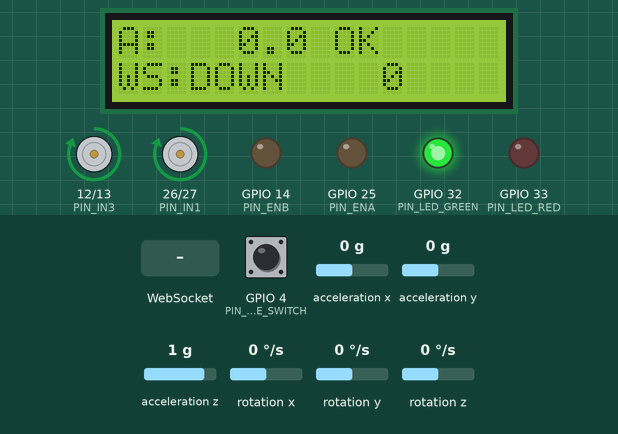
Recording of a program running on a simulated ESP32. Shown: 16×2 character LCD, motor-driver pin pairs drawn as motors (green arrow = first pin HIGH = forward, orange = second pin HIGH = backward, longer = more drive), output pins drawn as LEDs (lit = HIGH). Wiring (inferred from the names in the program): MPU-9250 motion sensor at I2C address 0x68. The test bench sets the inputs (shaded band); at power-on: acceleration x 0 g, rotation y 0 °/s, GPIO 4 (PIN_CALIBRATE_SWITCH) HIGH, acceleration y 0 g, acceleration z 1 g, rotation x 0 °/s, rotation z 0 °/s. WiFi joins after 1.5 s; servers stay silent unless stated; not simulated (calls return 0 or success): Secrets.h; names the files do not define were given values by the test bench: WS_PORT = 80; what the program prints to the serial monitor is not drawn.

Above: at 5.3 s.
5.4 s: acceleration x set to -1.4 g
At 6.28 s:
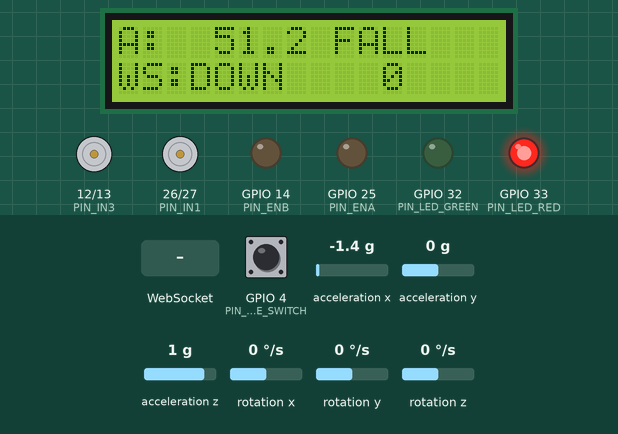
7.2 s: WebSocket text "pid_update" received
At 9.0 s:
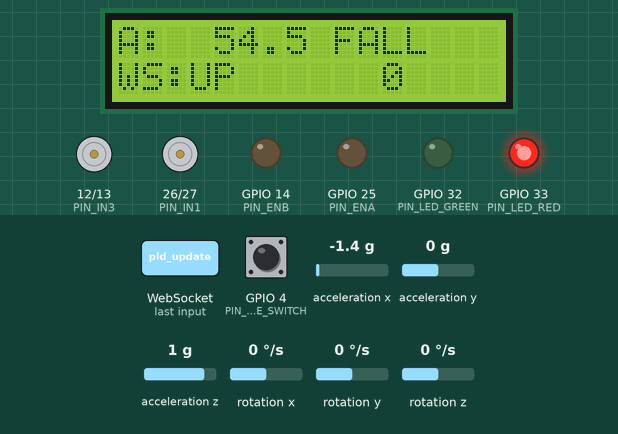
9.3 s: rotation y set to -102 °/s
At 9.69 s:
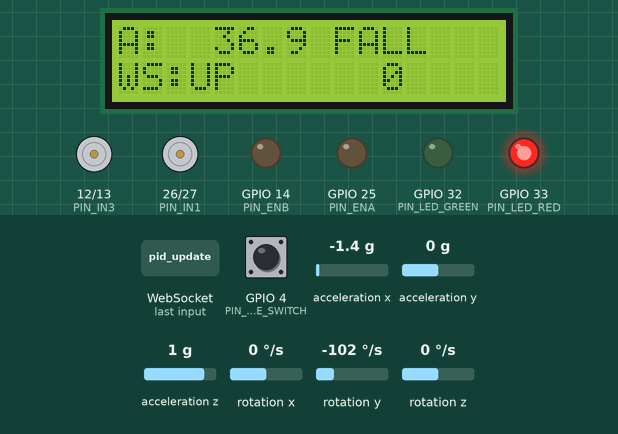
10.9 s: rotation y set to -109 °/s
At 13.0 s:
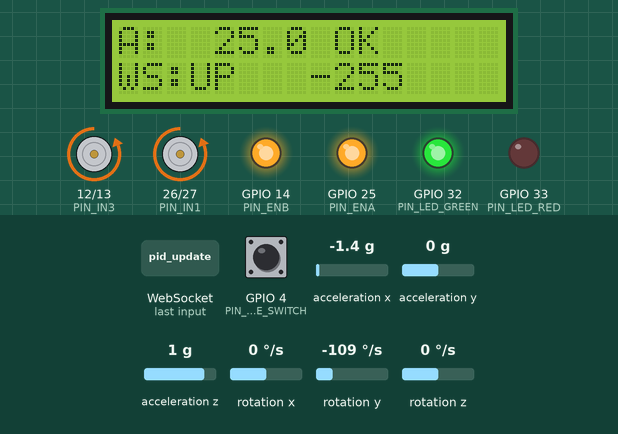
13.7 s: GPIO 4 (PIN_CALIBRATE_SWITCH) pulled LOW for 0.15 s
At 14.1 s:
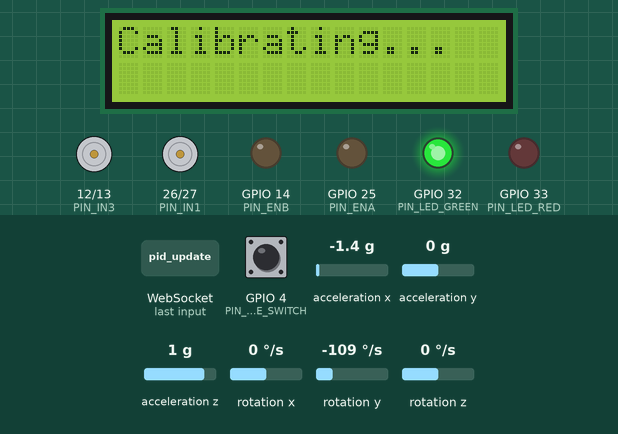
16.8 s: acceleration x set to -0.6 g
At 17.21 s:
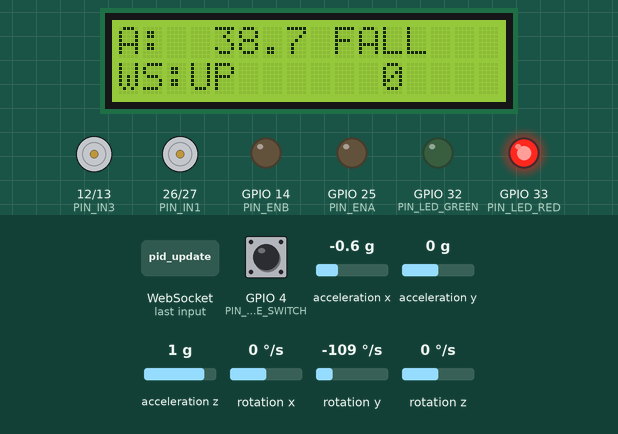
18.4 s: acceleration x set to -0.3 g
Timing chart, 0 to 21.0 s (numbered marks = the images above; inputs shaded):
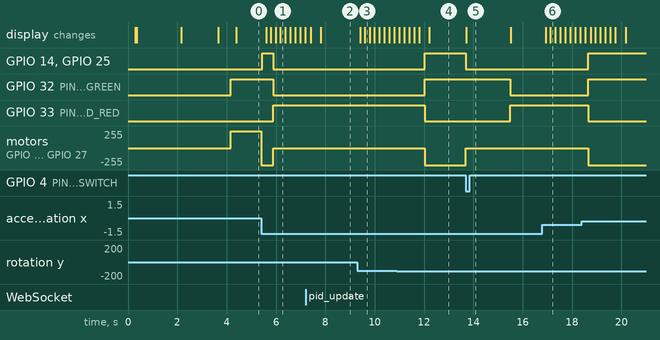

Measured:
- the behaviour switches between -108 and -109 °/s on rotation y (found by bisection; images 3 and 4)
- after the input at 5.4 s, GPIO 14 (PIN_ENB), GPIO 25 (PIN_ENA): LOW → HIGH at once, → LOW 0.45 s later
- after the input at 7.2 s, the display: first changes after 0.20 s (image 2 shows a later state)
- after the input at 9.3 s, the display: first changes after 0.11 s (image 3 shows a later state)
- after the input at 10.9 s, GPIO 14 (PIN_ENB), GPIO 25 (PIN_ENA): LOW → HIGH after 1.1 s
- after the input at 13.7 s, GPIO 14 (PIN_ENB), GPIO 25 (PIN_ENA): HIGH → LOW at once; GPIO 32 (PIN_LED_GREEN): HIGH → LOW after 1.8 s; GPIO 33 (PIN_LED_RED): LOW → HIGH after 1.8 s; motor on GPIO 12 (PIN_IN3) / GPIO 13 (PIN_IN4), motor on GPIO 26 (PIN_IN1) / GPIO 27 (PIN_IN2): backward 255/255 → stopped at once; the display: changes at once (image 5)
- after the input at 16.8 s, the display: first changes after 0.13 s (image 6 shows a later state)
- after the input at 18.4 s, GPIO 14 (PIN_ENB), GPIO 25 (PIN_ENA), GPIO 32 (PIN_LED_GREEN): LOW → HIGH after 0.26 s; GPIO 33 (PIN_LED_RED): HIGH → LOW after 0.26 s; motor on GPIO 12 (PIN_IN3) / GPIO 13 (PIN_IN4), motor on GPIO 26 (PIN_IN1) / GPIO 27 (PIN_IN2): stopped → backward 255/255 after 0.26 s

The program:

main.cpp
```cpp
#include <Arduino.h>
#include <WiFi.h>
#include <LiquidCrystal_I2C.h>

#include "Config.h"
#include "Secrets.h"
#include "IMU.h"
#include "MotorDriver.h"
#include "PIDController.h"
#include "WSClient.h"

IMU imu;
MotorDriver motors;
PIDController pid(PID_KP_DEFAULT, PID_KI_DEFAULT, PID_KD_DEFAULT, PID_OUTPUT_LIMIT);
WSClient ws;
LiquidCrystal_I2C lcd(LCD_I2C_ADDRESS, LCD_COLS, LCD_ROWS);

bool fallen = false;
unsigned long lastControlUs = 0;
unsigned long lastTelemetryMs = 0;
unsigned long lastLcdMs = 0;
unsigned long lastSwitchMs = 0;

const unsigned long CONTROL_PERIOD_US = 1000000UL / CONTROL_LOOP_HZ;

void connectWiFi() {
    WiFi.mode(WIFI_STA);
    WiFi.begin(WIFI_SSID, WIFI_PASSWORD);

    lcd.clear();
    lcd.setCursor(0, 0);
    lcd.print("Connecting WiFi");

    unsigned long start = millis();
    while (WiFi.status() != WL_CONNECTED && millis() - start < 15000) {
        delay(250);
        Serial.print(".");
    }

    lcd.clear();
    if (WiFi.status() == WL_CONNECTED) {
        Serial.println();
        Serial.print("WiFi connected, IP: ");
        Serial.println(WiFi.localIP());
        lcd.setCursor(0, 0);
        lcd.print("WiFi OK");
    } else {
        Serial.println("WiFi connect failed, continuing offline");
        lcd.setCursor(0, 0);
        lcd.print("WiFi FAILED");
    }
    delay(500);
}

void onPidUpdate(float kp, float ki, float kd) {
    pid.setGains(kp, ki, kd);
    Serial.printf("[PID] updated Kp=%.2f Ki=%.2f Kd=%.2f\n", kp, ki, kd);
}

void setup() {
    Serial.begin(115200);
    delay(200);

    pinMode(PIN_LED_GREEN, OUTPUT);
    pinMode(PIN_LED_RED, OUTPUT);
    pinMode(PIN_CALIBRATE_SWITCH, INPUT_PULLUP);

    lcd.init();
    lcd.backlight();
    lcd.setCursor(0, 0);
    lcd.print("Balancing Robot");
    lcd.setCursor(0, 1);
    lcd.print("Initializing...");

    if (!imu.begin()) {
        Serial.println("IMU init failed! Check wiring.");
        lcd.clear();
        lcd.print("IMU NOT FOUND");
        while (true) delay(1000);
    }

    lcd.setCursor(0, 1);
    lcd.print("Calibrating IMU");
    imu.calibrate();

    motors.begin();

    connectWiFi();
    ws.begin(WS_HOST, WS_PORT, WS_PATH);
    ws.onPidUpdate(onPidUpdate);

    pid.setSetpoint(0.0f);
    lastControlUs = micros();
    lastTelemetryMs = millis();
    lastLcdMs = millis();
}

void loop() {
    ws.loop();

    // Hold robot upright and press the switch to re-zero the angle.
    if (digitalRead(PIN_CALIBRATE_SWITCH) == LOW && millis() - lastSwitchMs > 500) {
        lastSwitchMs = millis();
        motors.stop();
        lcd.clear();
        lcd.setCursor(0, 0);
        lcd.print("Calibrating...");
        imu.calibrate();
        pid.reset();
        fallen = false;
    }

    unsigned long nowUs = micros();
    if (nowUs - lastControlUs < CONTROL_PERIOD_US) return;
    float dt = (nowUs - lastControlUs) / 1000000.0f;
    lastControlUs = nowUs;

    imu.update();
    float pitch = imu.getPitch();

    if (fabsf(pitch) > FALL_ANGLE_DEG) {
        fallen = true;
    } else if (fallen && fabsf(pitch) < FALL_ANGLE_DEG * 0.5f) {
        // Robot was picked back up and re-righted; resume automatically.
        fallen = false;
        pid.reset();
    }

    float output = 0.0f;
    if (fallen) {
        motors.stop();
        digitalWrite(PIN_LED_GREEN, LOW);
        digitalWrite(PIN_LED_RED, HIGH);
    } else {
        output = pid.compute(pitch, dt);
        int speed = (int)output;
        motors.setSpeed(speed, speed);
        digitalWrite(PIN_LED_GREEN, HIGH);
        digitalWrite(PIN_LED_RED, LOW);
    }

    unsigned long nowMs = millis();

    if (nowMs - lastTelemetryMs >= TELEMETRY_INTERVAL_MS) {
        lastTelemetryMs = nowMs;
        ws.sendTelemetry(pitch, output, pid.getKp(), pid.getKi(), pid.getKd(), nowMs);
    }

    if (nowMs - lastLcdMs >= LCD_UPDATE_INTERVAL_MS) {
        lastLcdMs = nowMs;
        lcd.setCursor(0, 0);
        lcd.printf("A:%6.1f %s   ", pitch, fallen ? "FALL" : "OK  ");
        lcd.setCursor(0, 1);
        lcd.printf("%s %4d", ws.isConnected() ? "WS:UP  " : "WS:DOWN", (int)output);
    }
}
```

IMU.cpp
```cpp
#include "IMU.h"
#include <Wire.h>
#include "Config.h"

void IMU::writeRegister(uint8_t reg, uint8_t value) {
    Wire.beginTransmission(I2C_ADDRESS);
    Wire.write(reg);
    Wire.write(value);
    Wire.endTransmission();
}

void IMU::readRaw(int16_t &ax, int16_t &ay, int16_t &az, int16_t &gx, int16_t &gy, int16_t &gz) {
    // ACCEL_XOUT_H (0x3B) .. GYRO_ZOUT_L (0x48): 14 contiguous bytes
    // (accel x/y/z, temp, gyro x/y/z), each a big-endian int16.
    Wire.beginTransmission(I2C_ADDRESS);
    Wire.write(0x3B);
    Wire.endTransmission(false);
    Wire.requestFrom((uint8_t)I2C_ADDRESS, (uint8_t)14, (uint8_t) true);

    ax = (Wire.read() << 8) | Wire.read();
    ay = (Wire.read() << 8) | Wire.read();
    az = (Wire.read() << 8) | Wire.read();
    Wire.read(); Wire.read(); // discard temperature
    gx = (Wire.read() << 8) | Wire.read();
    gy = (Wire.read() << 8) | Wire.read();
    gz = (Wire.read() << 8) | Wire.read();
}

bool IMU::begin() {
    Wire.begin(PIN_SDA, PIN_SCL);
    Wire.setClock(400000);

    writeRegister(0x6B, 0x00); // PWR_MGMT_1: wake from sleep, internal clock
    delay(50);
    writeRegister(0x1C, 0x08); // ACCEL_CONFIG: +-4g
    writeRegister(0x1B, 0x08); // GYRO_CONFIG: +-500 dps

    // Confirm the device responds (WHO_AM_I at 0x75).
    Wire.beginTransmission(I2C_ADDRESS);
    Wire.write(0x75);
    if (Wire.endTransmission(false) != 0) return false;
    Wire.requestFrom((uint8_t)I2C_ADDRESS, (uint8_t)1, (uint8_t) true);
    if (Wire.available() != 1) return false;
    Wire.read(); // don't hard-check the exact ID; MPU9350/9250/6050 vary by silicon rev

    _lastUpdateUs = micros();
    return true;
}

void IMU::calibrate(uint16_t samples) {
    float gyroSum = 0.0f;
    int16_t ax, ay, az, gx, gy, gz;

    for (uint16_t i = 0; i < samples; i++) {
        readRaw(ax, ay, az, gx, gy, gz);
        gyroSum += gy;
        delay(2);
    }
    _gyroOffset = gyroSum / samples;

    // Seed pitch from the accelerometer so we don't ramp up from 0.
    readRaw(ax, ay, az, gx, gy, gz);
    float accelPitch = atan2f(-ax, sqrtf((float)ay * ay + (float)az * az)) * RAD_TO_DEG;
    _pitch = accelPitch * IMU_INVERT_PITCH;
    _lastUpdateUs = micros();
}

void IMU::update() {
    unsigned long nowUs = micros();
    float dt = (nowUs - _lastUpdateUs) / 1000000.0f;
    _lastUpdateUs = nowUs;
    if (dt <= 0.0f || dt > 0.5f) return; // guard against overflow/startup glitches

    int16_t ax, ay, az, gx, gy, gz;
    readRaw(ax, ay, az, gx, gy, gz);

    float accelPitch = atan2f(-ax, sqrtf((float)ay * ay + (float)az * az)) * RAD_TO_DEG;
    float gyroRate = (gy - _gyroOffset) / GYRO_SENSITIVITY;

    accelPitch *= IMU_INVERT_PITCH;
    gyroRate *= IMU_INVERT_PITCH;

    _pitch = COMPLEMENTARY_ALPHA * (_pitch + gyroRate * dt)
           + (1.0f - COMPLEMENTARY_ALPHA) * accelPitch;
}
```

IMU.h
```cpp
#pragma once
#include <Arduino.h>

// MPU9350 accel/gyro share the same register map as the MPU6050/MPU9250,
// so this talks to it directly over I2C without a dedicated library.
class IMU {
public:
    bool begin();

    // Robot must be held still and upright while this runs.
    void calibrate(uint16_t samples = 500);

    // Call every loop iteration; updates the filtered pitch estimate.
    void update();

    float getPitch() const { return _pitch; }

private:
    static constexpr uint8_t I2C_ADDRESS = 0x68;
    static constexpr float ACCEL_SENSITIVITY = 8192.0f;  // LSB/g at +-4g
    static constexpr float GYRO_SENSITIVITY = 65.5f;     // LSB/(deg/s) at +-500dps
    static constexpr float COMPLEMENTARY_ALPHA = 0.98f;

    void writeRegister(uint8_t reg, uint8_t value);
    void readRaw(int16_t &ax, int16_t &ay, int16_t &az, int16_t &gx, int16_t &gy, int16_t &gz);

    float _pitch = 0.0f;
    float _gyroOffset = 0.0f;
    unsigned long _lastUpdateUs = 0;
};
```

PIDController.cpp
```cpp
#include "PIDController.h"

PIDController::PIDController(float kp, float ki, float kd, float outputLimit)
    : _kp(kp), _ki(ki), _kd(kd), _outputLimit(outputLimit) {}

void PIDController::setGains(float kp, float ki, float kd) {
    _kp = kp;
    _ki = ki;
    _kd = kd;
}

float PIDController::compute(float measured, float dtSeconds) {
    float error = _setpoint - measured;

    _integral += error * dtSeconds;
    // Clamp the integral term itself so a saturated output can't keep
    // accumulating (anti-windup), guarding against ki == 0.
    float integralLimit = (_ki > 0.0001f) ? (_outputLimit / _ki) : 0.0f;
    if (integralLimit > 0.0f) {
        if (_integral > integralLimit) _integral = integralLimit;
        if (_integral < -integralLimit) _integral = -integralLimit;
    }

    float derivative = 0.0f;
    if (!_firstCompute && dtSeconds > 0.0f) {
        derivative = (error - _prevError) / dtSeconds;
    }
    _firstCompute = false;
    _prevError = error;

    float output = _kp * error + _ki * _integral + _kd * derivative;

    if (output > _outputLimit) output = _outputLimit;
    if (output < -_outputLimit) output = -_outputLimit;

    return output;
}

void PIDController::reset() {
    _integral = 0.0f;
    _prevError = 0.0f;
    _firstCompute = true;
}
```

PIDController.h
```cpp
#pragma once

class PIDController {
public:
    PIDController(float kp, float ki, float kd, float outputLimit);

    void setGains(float kp, float ki, float kd);
    void setSetpoint(float setpoint) { _setpoint = setpoint; }

    // measured: current angle (deg). dtSeconds: time since last call.
    float compute(float measured, float dtSeconds);

    void reset();

    float getKp() const { return _kp; }
    float getKi() const { return _ki; }
    float getKd() const { return _kd; }

private:
    float _kp;
    float _ki;
    float _kd;
    float _outputLimit;

    float _setpoint = 0.0f;
    float _integral = 0.0f;
    float _prevError = 0.0f;
    bool _firstCompute = true;
};
```

WSClient.cpp
```cpp
#include "WSClient.h"
#include "Config.h"
#include <ArduinoJson.h>
#include <string.h>

WSClient* WSClient::_instance = nullptr;

void WSClient::begin(const char* host, uint16_t port, const char* path) {
    _instance = this;
    _ws.begin(host, port, path);
    _ws.onEvent(eventTrampoline);
    _ws.setReconnectInterval(WS_RECONNECT_INTERVAL_MS);
}

void WSClient::loop() {
    _ws.loop();
}

void WSClient::eventTrampoline(WStype_t type, uint8_t* payload, size_t length) {
    if (_instance) _instance->handleEvent(type, payload, length);
}

void WSClient::handleEvent(WStype_t type, uint8_t* payload, size_t length) {
    switch (type) {
        case WStype_CONNECTED:
            _connected = true;
            Serial.println("[WS] connected");
            break;

        case WStype_DISCONNECTED:
            _connected = false;
            Serial.println("[WS] disconnected");
            break;

        case WStype_TEXT: {
            JsonDocument doc;
            DeserializationError err = deserializeJson(doc, payload, length);
            if (err) {
                Serial.print("[WS] bad JSON: ");
                Serial.println(err.c_str());
                return;
            }
            const char* msgType = doc["type"] | "";
            if (_pidCallback && strcmp(msgType, "pid_update") == 0
                && doc["kp"].is<float>() && doc["ki"].is<float>() && doc["kd"].is<float>()) {
                _pidCallback(doc["kp"].as<float>(), doc["ki"].as<float>(), doc["kd"].as<float>());
            }
            break;
        }

        default:
            break;
    }
}

void WSClient::sendTelemetry(float angle, float output, float kp, float ki, float kd, unsigned long uptimeMs) {
    if (!_connected) return;

    JsonDocument doc;
    doc["type"] = "telemetry";
    doc["angle"] = angle;
    doc["output"] = output;
    doc["kp"] = kp;
    doc["ki"] = ki;
    doc["kd"] = kd;
    doc["uptime_ms"] = uptimeMs;

    String out;
    serializeJson(doc, out);
    _ws.sendTXT(out);
}
```

WSClient.h
```cpp
#pragma once
#include <Arduino.h>
#include <WebSocketsClient.h>
#include <functional>

class WSClient {
public:
    using PidUpdateCallback = std::function<void(float kp, float ki, float kd)>;

    void begin(const char* host, uint16_t port, const char* path);
    void loop();

    void sendTelemetry(float angle, float output, float kp, float ki, float kd, unsigned long uptimeMs);
    void onPidUpdate(PidUpdateCallback cb) { _pidCallback = cb; }

    bool isConnected() const { return _connected; }

private:
    void handleEvent(WStype_t type, uint8_t* payload, size_t length);
    static void eventTrampoline(WStype_t type, uint8_t* payload, size_t length);

    static WSClient* _instance; // library callback is a plain fn pointer, not a member fn
    WebSocketsClient _ws;
    bool _connected = false;
    PidUpdateCallback _pidCallback;
};
```

Config.h
```cpp
#pragma once

// ---------- I2C bus (MPU9350 + LCD) ----------
#define PIN_SDA 21
#define PIN_SCL 22

// ---------- L298N motor driver ----------
// Left channel (motor A)
#define PIN_ENA 25   // PWM
#define PIN_IN1 26
#define PIN_IN2 27
// Right channel (motor B)
#define PIN_ENB 14   // PWM
#define PIN_IN3 12
#define PIN_IN4 13

#define PWM_FREQ_HZ 20000
#define PWM_RESOLUTION_BITS 8
#define PWM_CHANNEL_LEFT 0
#define PWM_CHANNEL_RIGHT 1

// ---------- Status LEDs ----------
#define PIN_LED_GREEN 32   // upright / balancing
#define PIN_LED_RED   33   // fallen / cutoff

// ---------- Calibration switch ----------
// Hold the robot upright and press this to re-zero the pitch angle.
#define PIN_CALIBRATE_SWITCH 4   // wired with INPUT_PULLUP, active LOW

// ---------- LCD (I2C) ----------
#define LCD_I2C_ADDRESS 0x27
#define LCD_COLS 16
#define LCD_ROWS 2

// ---------- IMU orientation ----------
// The complementary filter assumes the robot leans forward/back around
// one axis. Depending on how the MPU9350 is physically mounted, you may
// need to flip these signs after your first test run (if the robot drives
// the wrong way when it tips, flip IMU_INVERT_PITCH; if it reacts to
// side-tilt instead of forward/back tilt, the sensor is mounted rotated
// 90 degrees).
#define IMU_INVERT_PITCH 1   // +1 or -1

// ---------- Safety ----------
#define FALL_ANGLE_DEG 45.0f   // cut motors if |pitch| exceeds this

// ---------- PID defaults (overridden live from the dashboard) ----------
#define PID_KP_DEFAULT 18.0f
#define PID_KI_DEFAULT 140.0f
#define PID_KD_DEFAULT 0.6f
#define PID_OUTPUT_LIMIT 255.0f

// ---------- Timing ----------
#define CONTROL_LOOP_HZ 200
#define TELEMETRY_INTERVAL_MS 60
#define LCD_UPDATE_INTERVAL_MS 200
#define WS_RECONNECT_INTERVAL_MS 3000
```

MotorDriver.cpp
```cpp
#include "MotorDriver.h"
#include <Arduino.h>
#include "Config.h"

void MotorDriver::begin() {
    pinMode(PIN_IN1, OUTPUT);
    pinMode(PIN_IN2, OUTPUT);
    pinMode(PIN_IN3, OUTPUT);
    pinMode(PIN_IN4, OUTPUT);

    ledcSetup(PWM_CHANNEL_LEFT, PWM_FREQ_HZ, PWM_RESOLUTION_BITS);
    ledcAttachPin(PIN_ENA, PWM_CHANNEL_LEFT);

    ledcSetup(PWM_CHANNEL_RIGHT, PWM_FREQ_HZ, PWM_RESOLUTION_BITS);
    ledcAttachPin(PIN_ENB, PWM_CHANNEL_RIGHT);

    stop();
}

void MotorDriver::setChannel(int pwmChannel, int in1Pin, int in2Pin, int speed) {
    bool forward = speed >= 0;
    int magnitude = constrain(abs(speed), 0, 255);

    digitalWrite(in1Pin, forward ? HIGH : LOW);
    digitalWrite(in2Pin, forward ? LOW : HIGH);
    ledcWrite(pwmChannel, magnitude);
}

void MotorDriver::setSpeed(int leftSpeed, int rightSpeed) {
    setChannel(PWM_CHANNEL_LEFT, PIN_IN1, PIN_IN2, leftSpeed);
    setChannel(PWM_CHANNEL_RIGHT, PIN_IN3, PIN_IN4, rightSpeed);
}

void MotorDriver::stop() {
    ledcWrite(PWM_CHANNEL_LEFT, 0);
    ledcWrite(PWM_CHANNEL_RIGHT, 0);
    digitalWrite(PIN_IN1, LOW);
    digitalWrite(PIN_IN2, LOW);
    digitalWrite(PIN_IN3, LOW);
    digitalWrite(PIN_IN4, LOW);
}
```

MotorDriver.h
```cpp
#pragma once

class MotorDriver {
public:
    void begin();

    // speed range: -255 (full reverse) .. 255 (full forward)
    void setSpeed(int leftSpeed, int rightSpeed);
    void stop();

private:
    void setChannel(int pwmChannel, int in1Pin, int in2Pin, int speed);
};
```
